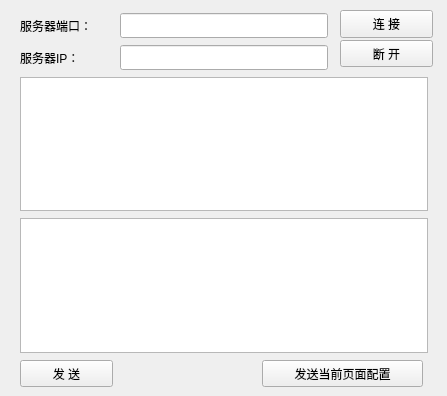
<?xml version="1.0" encoding="UTF-8"?>
<ui version="4.0">
 <class>TcpClient</class>
 <widget class="QWidget" name="TcpClient">
  <property name="geometry">
   <rect>
    <x>0</x>
    <y>0</y>
    <width>447</width>
    <height>396</height>
   </rect>
  </property>
  <property name="windowTitle">
   <string>Form</string>
  </property>
  <widget class="QTextEdit" name="textEdit_read">
   <property name="geometry">
    <rect>
     <x>20</x>
     <y>77</y>
     <width>408</width>
     <height>134</height>
    </rect>
   </property>
  </widget>
  <widget class="QPushButton" name="pushButton_close">
   <property name="geometry">
    <rect>
     <x>340</x>
     <y>40</y>
     <width>93</width>
     <height>27</height>
    </rect>
   </property>
   <property name="minimumSize">
    <size>
     <width>0</width>
     <height>27</height>
    </size>
   </property>
   <property name="text">
    <string>断 开</string>
   </property>
  </widget>
  <widget class="QLineEdit" name="lineEdit_port">
   <property name="geometry">
    <rect>
     <x>120</x>
     <y>13</y>
     <width>208</width>
     <height>25</height>
    </rect>
   </property>
   <property name="minimumSize">
    <size>
     <width>0</width>
     <height>25</height>
    </size>
   </property>
  </widget>
  <widget class="QLabel" name="label_2">
   <property name="geometry">
    <rect>
     <x>20</x>
     <y>45</y>
     <width>93</width>
     <height>25</height>
    </rect>
   </property>
   <property name="minimumSize">
    <size>
     <width>0</width>
     <height>25</height>
    </size>
   </property>
   <property name="text">
    <string>服务器IP：</string>
   </property>
  </widget>
  <widget class="QLabel" name="label">
   <property name="geometry">
    <rect>
     <x>20</x>
     <y>13</y>
     <width>93</width>
     <height>25</height>
    </rect>
   </property>
   <property name="minimumSize">
    <size>
     <width>0</width>
     <height>25</height>
    </size>
   </property>
   <property name="text">
    <string>服务器端口：</string>
   </property>
  </widget>
  <widget class="QPushButton" name="pushButton_connect">
   <property name="geometry">
    <rect>
     <x>340</x>
     <y>10</y>
     <width>93</width>
     <height>28</height>
    </rect>
   </property>
   <property name="minimumSize">
    <size>
     <width>0</width>
     <height>28</height>
    </size>
   </property>
   <property name="text">
    <string>连 接</string>
   </property>
  </widget>
  <widget class="QLineEdit" name="lineEdit_ip">
   <property name="geometry">
    <rect>
     <x>120</x>
     <y>45</y>
     <width>208</width>
     <height>25</height>
    </rect>
   </property>
   <property name="minimumSize">
    <size>
     <width>0</width>
     <height>25</height>
    </size>
   </property>
  </widget>
  <widget class="QTextEdit" name="textEdit_write">
   <property name="geometry">
    <rect>
     <x>20</x>
     <y>218</y>
     <width>408</width>
     <height>135</height>
    </rect>
   </property>
  </widget>
  <widget class="QPushButton" name="pushButton_send">
   <property name="geometry">
    <rect>
     <x>20</x>
     <y>360</y>
     <width>93</width>
     <height>27</height>
    </rect>
   </property>
   <property name="minimumSize">
    <size>
     <width>0</width>
     <height>27</height>
    </size>
   </property>
   <property name="text">
    <string>发 送</string>
   </property>
  </widget>
  <widget class="QPushButton" name="pushButton_send_2">
   <property name="geometry">
    <rect>
     <x>262</x>
     <y>360</y>
     <width>161</width>
     <height>27</height>
    </rect>
   </property>
   <property name="minimumSize">
    <size>
     <width>0</width>
     <height>27</height>
    </size>
   </property>
   <property name="text">
    <string>发送当前页面配置</string>
   </property>
  </widget>
 </widget>
 <resources/>
 <connections/>
</ui>
